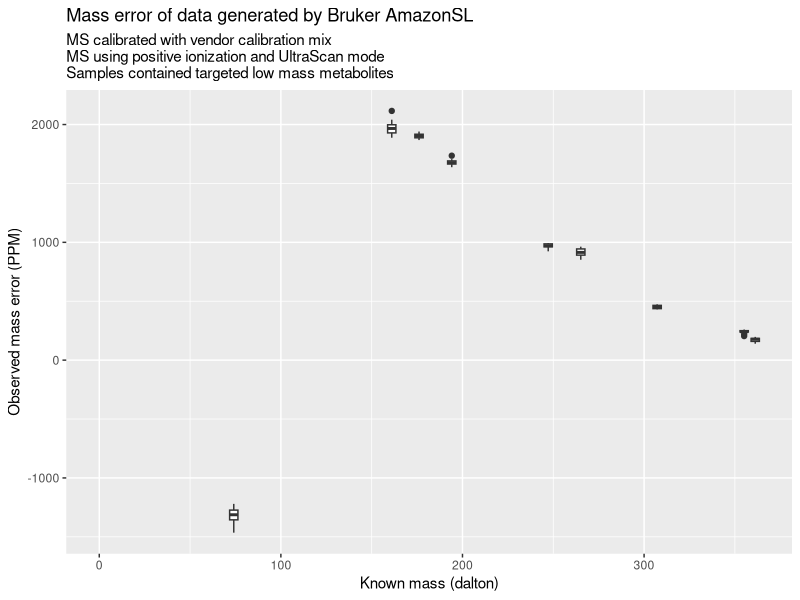

The R script that drew this image:
# Hegeman Lab UMN
# Mark Esler, 2018
#
# Calculate mean mass error of a mass spectrometry run
# by comparing observed and known masses of chemicals.
#
# The input file must contain the columns:
# (1) chemical (2) formula (3) known_mass & (4) observed mass.

df <- read.table('input-data.tsv',header=T)

df$delta <- df$known_mass-df$observed_mass
df$mass_error <- df$delta/df$known_mass*1e6
print(paste("Average PPM mass error:",mean(df$mass_error)))
print(paste("Overall SD per million:",sd(df$mass_error)))
write.table(df,file='output-data.tsv',sep="\t",row.names=F)

summary <- aggregate(cbind(observed_mass, mass_error) ~ known_mass, df, mean)
summary$delta <- summary$known_mass - summary$observed_mass
summary$chemical <- as.character(unique(df$chemical))
summary$formula <- as.character(unique(df$formula))
names(summary)[names(summary)=="observed_mass"] <- "observed_mass_avg"
names(summary)[names(summary)=="mass_error"] <- "mass_error_avg"
summary <- subset(summary, select=c(5,6,1,2,4,3))
write.table(summary,file='output-summary.tsv',sep="\t",row.names=F)

#install.packages("ggplot2",repos = "http://cran.us.r-project.org")
library(ggplot2)
p1 <- ggplot(df, aes(known_mass, mass_error)) +
      geom_boxplot(aes(group = known_mass)) +
      expand_limits(x=0,y=0) +
      labs(title="Mass error of data generated by Bruker AmazonSL",
	   subtitle="MS calibrated with vendor calibration mix\nMS using positive ionization and UltraScan mode\nSamples contained targeted low mass metabolites",
           x="Known mass (dalton)",
	   y="Observed mass error (PPM)")
#p2 <- ggplot(df, aes(known_mass, delta)) + geom_boxplot(aes(group = known_mass)) + expand_limits(x=0,y=0)
ggsave("output-data.png")
